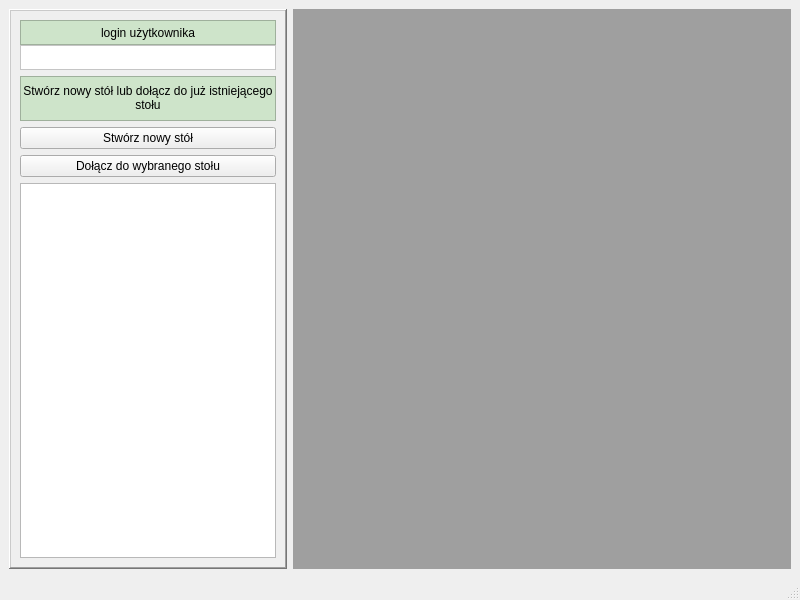
<?xml version="1.0" encoding="UTF-8"?>
<ui version="4.0">
 <class>MainWindow</class>
 <widget class="QMainWindow" name="MainWindow">
  <property name="geometry">
   <rect>
    <x>0</x>
    <y>0</y>
    <width>800</width>
    <height>600</height>
   </rect>
  </property>
  <property name="windowTitle">
   <string>MainWindow</string>
  </property>
  <widget class="QWidget" name="centralwidget">
   <layout class="QGridLayout" name="gridLayout_2">
    <item row="0" column="0">
     <widget class="QFrame" name="frame">
      <property name="sizePolicy">
       <sizepolicy hsizetype="Minimum" vsizetype="Minimum">
        <horstretch>0</horstretch>
        <verstretch>0</verstretch>
       </sizepolicy>
      </property>
      <property name="minimumSize">
       <size>
        <width>0</width>
        <height>0</height>
       </size>
      </property>
      <property name="frameShape">
       <enum>QFrame::WinPanel</enum>
      </property>
      <property name="frameShadow">
       <enum>QFrame::Raised</enum>
      </property>
      <layout class="QGridLayout" name="gridLayout">
       <item row="0" column="0">
        <layout class="QVBoxLayout" name="verticalLayout">
         <item>
          <layout class="QVBoxLayout" name="verticalLayout_2">
           <property name="spacing">
            <number>0</number>
           </property>
           <item>
            <widget class="QLabel" name="usernameInfoLabel">
             <property name="minimumSize">
              <size>
               <width>0</width>
               <height>25</height>
              </size>
             </property>
             <property name="palette">
              <palette>
               <active>
                <colorrole role="WindowText">
                 <brush brushstyle="SolidPattern">
                  <color alpha="255">
                   <red>0</red>
                   <green>0</green>
                   <blue>0</blue>
                  </color>
                 </brush>
                </colorrole>
                <colorrole role="Button">
                 <brush brushstyle="SolidPattern">
                  <color alpha="255">
                   <red>206</red>
                   <green>228</green>
                   <blue>202</blue>
                  </color>
                 </brush>
                </colorrole>
                <colorrole role="Light">
                 <brush brushstyle="SolidPattern">
                  <color alpha="255">
                   <red>255</red>
                   <green>255</green>
                   <blue>255</blue>
                  </color>
                 </brush>
                </colorrole>
                <colorrole role="Midlight">
                 <brush brushstyle="SolidPattern">
                  <color alpha="255">
                   <red>230</red>
                   <green>241</green>
                   <blue>228</blue>
                  </color>
                 </brush>
                </colorrole>
                <colorrole role="Dark">
                 <brush brushstyle="SolidPattern">
                  <color alpha="255">
                   <red>103</red>
                   <green>114</green>
                   <blue>101</blue>
                  </color>
                 </brush>
                </colorrole>
                <colorrole role="Mid">
                 <brush brushstyle="SolidPattern">
                  <color alpha="255">
                   <red>137</red>
                   <green>152</green>
                   <blue>135</blue>
                  </color>
                 </brush>
                </colorrole>
                <colorrole role="Text">
                 <brush brushstyle="SolidPattern">
                  <color alpha="255">
                   <red>0</red>
                   <green>0</green>
                   <blue>0</blue>
                  </color>
                 </brush>
                </colorrole>
                <colorrole role="BrightText">
                 <brush brushstyle="SolidPattern">
                  <color alpha="255">
                   <red>255</red>
                   <green>255</green>
                   <blue>255</blue>
                  </color>
                 </brush>
                </colorrole>
                <colorrole role="ButtonText">
                 <brush brushstyle="SolidPattern">
                  <color alpha="255">
                   <red>0</red>
                   <green>0</green>
                   <blue>0</blue>
                  </color>
                 </brush>
                </colorrole>
                <colorrole role="Base">
                 <brush brushstyle="SolidPattern">
                  <color alpha="255">
                   <red>255</red>
                   <green>255</green>
                   <blue>255</blue>
                  </color>
                 </brush>
                </colorrole>
                <colorrole role="Window">
                 <brush brushstyle="SolidPattern">
                  <color alpha="255">
                   <red>206</red>
                   <green>228</green>
                   <blue>202</blue>
                  </color>
                 </brush>
                </colorrole>
                <colorrole role="Shadow">
                 <brush brushstyle="SolidPattern">
                  <color alpha="255">
                   <red>0</red>
                   <green>0</green>
                   <blue>0</blue>
                  </color>
                 </brush>
                </colorrole>
                <colorrole role="AlternateBase">
                 <brush brushstyle="SolidPattern">
                  <color alpha="255">
                   <red>230</red>
                   <green>241</green>
                   <blue>228</blue>
                  </color>
                 </brush>
                </colorrole>
                <colorrole role="ToolTipBase">
                 <brush brushstyle="SolidPattern">
                  <color alpha="255">
                   <red>255</red>
                   <green>255</green>
                   <blue>220</blue>
                  </color>
                 </brush>
                </colorrole>
                <colorrole role="ToolTipText">
                 <brush brushstyle="SolidPattern">
                  <color alpha="255">
                   <red>0</red>
                   <green>0</green>
                   <blue>0</blue>
                  </color>
                 </brush>
                </colorrole>
               </active>
               <inactive>
                <colorrole role="WindowText">
                 <brush brushstyle="SolidPattern">
                  <color alpha="255">
                   <red>0</red>
                   <green>0</green>
                   <blue>0</blue>
                  </color>
                 </brush>
                </colorrole>
                <colorrole role="Button">
                 <brush brushstyle="SolidPattern">
                  <color alpha="255">
                   <red>206</red>
                   <green>228</green>
                   <blue>202</blue>
                  </color>
                 </brush>
                </colorrole>
                <colorrole role="Light">
                 <brush brushstyle="SolidPattern">
                  <color alpha="255">
                   <red>255</red>
                   <green>255</green>
                   <blue>255</blue>
                  </color>
                 </brush>
                </colorrole>
                <colorrole role="Midlight">
                 <brush brushstyle="SolidPattern">
                  <color alpha="255">
                   <red>230</red>
                   <green>241</green>
                   <blue>228</blue>
                  </color>
                 </brush>
                </colorrole>
                <colorrole role="Dark">
                 <brush brushstyle="SolidPattern">
                  <color alpha="255">
                   <red>103</red>
                   <green>114</green>
                   <blue>101</blue>
                  </color>
                 </brush>
                </colorrole>
                <colorrole role="Mid">
                 <brush brushstyle="SolidPattern">
                  <color alpha="255">
                   <red>137</red>
                   <green>152</green>
                   <blue>135</blue>
                  </color>
                 </brush>
                </colorrole>
                <colorrole role="Text">
                 <brush brushstyle="SolidPattern">
                  <color alpha="255">
                   <red>0</red>
                   <green>0</green>
                   <blue>0</blue>
                  </color>
                 </brush>
                </colorrole>
                <colorrole role="BrightText">
                 <brush brushstyle="SolidPattern">
                  <color alpha="255">
                   <red>255</red>
                   <green>255</green>
                   <blue>255</blue>
                  </color>
                 </brush>
                </colorrole>
                <colorrole role="ButtonText">
                 <brush brushstyle="SolidPattern">
                  <color alpha="255">
                   <red>0</red>
                   <green>0</green>
                   <blue>0</blue>
                  </color>
                 </brush>
                </colorrole>
                <colorrole role="Base">
                 <brush brushstyle="SolidPattern">
                  <color alpha="255">
                   <red>255</red>
                   <green>255</green>
                   <blue>255</blue>
                  </color>
                 </brush>
                </colorrole>
                <colorrole role="Window">
                 <brush brushstyle="SolidPattern">
                  <color alpha="255">
                   <red>206</red>
                   <green>228</green>
                   <blue>202</blue>
                  </color>
                 </brush>
                </colorrole>
                <colorrole role="Shadow">
                 <brush brushstyle="SolidPattern">
                  <color alpha="255">
                   <red>0</red>
                   <green>0</green>
                   <blue>0</blue>
                  </color>
                 </brush>
                </colorrole>
                <colorrole role="AlternateBase">
                 <brush brushstyle="SolidPattern">
                  <color alpha="255">
                   <red>230</red>
                   <green>241</green>
                   <blue>228</blue>
                  </color>
                 </brush>
                </colorrole>
                <colorrole role="ToolTipBase">
                 <brush brushstyle="SolidPattern">
                  <color alpha="255">
                   <red>255</red>
                   <green>255</green>
                   <blue>220</blue>
                  </color>
                 </brush>
                </colorrole>
                <colorrole role="ToolTipText">
                 <brush brushstyle="SolidPattern">
                  <color alpha="255">
                   <red>0</red>
                   <green>0</green>
                   <blue>0</blue>
                  </color>
                 </brush>
                </colorrole>
               </inactive>
               <disabled>
                <colorrole role="WindowText">
                 <brush brushstyle="SolidPattern">
                  <color alpha="255">
                   <red>103</red>
                   <green>114</green>
                   <blue>101</blue>
                  </color>
                 </brush>
                </colorrole>
                <colorrole role="Button">
                 <brush brushstyle="SolidPattern">
                  <color alpha="255">
                   <red>206</red>
                   <green>228</green>
                   <blue>202</blue>
                  </color>
                 </brush>
                </colorrole>
                <colorrole role="Light">
                 <brush brushstyle="SolidPattern">
                  <color alpha="255">
                   <red>255</red>
                   <green>255</green>
                   <blue>255</blue>
                  </color>
                 </brush>
                </colorrole>
                <colorrole role="Midlight">
                 <brush brushstyle="SolidPattern">
                  <color alpha="255">
                   <red>230</red>
                   <green>241</green>
                   <blue>228</blue>
                  </color>
                 </brush>
                </colorrole>
                <colorrole role="Dark">
                 <brush brushstyle="SolidPattern">
                  <color alpha="255">
                   <red>103</red>
                   <green>114</green>
                   <blue>101</blue>
                  </color>
                 </brush>
                </colorrole>
                <colorrole role="Mid">
                 <brush brushstyle="SolidPattern">
                  <color alpha="255">
                   <red>137</red>
                   <green>152</green>
                   <blue>135</blue>
                  </color>
                 </brush>
                </colorrole>
                <colorrole role="Text">
                 <brush brushstyle="SolidPattern">
                  <color alpha="255">
                   <red>103</red>
                   <green>114</green>
                   <blue>101</blue>
                  </color>
                 </brush>
                </colorrole>
                <colorrole role="BrightText">
                 <brush brushstyle="SolidPattern">
                  <color alpha="255">
                   <red>255</red>
                   <green>255</green>
                   <blue>255</blue>
                  </color>
                 </brush>
                </colorrole>
                <colorrole role="ButtonText">
                 <brush brushstyle="SolidPattern">
                  <color alpha="255">
                   <red>103</red>
                   <green>114</green>
                   <blue>101</blue>
                  </color>
                 </brush>
                </colorrole>
                <colorrole role="Base">
                 <brush brushstyle="SolidPattern">
                  <color alpha="255">
                   <red>206</red>
                   <green>228</green>
                   <blue>202</blue>
                  </color>
                 </brush>
                </colorrole>
                <colorrole role="Window">
                 <brush brushstyle="SolidPattern">
                  <color alpha="255">
                   <red>206</red>
                   <green>228</green>
                   <blue>202</blue>
                  </color>
                 </brush>
                </colorrole>
                <colorrole role="Shadow">
                 <brush brushstyle="SolidPattern">
                  <color alpha="255">
                   <red>0</red>
                   <green>0</green>
                   <blue>0</blue>
                  </color>
                 </brush>
                </colorrole>
                <colorrole role="AlternateBase">
                 <brush brushstyle="SolidPattern">
                  <color alpha="255">
                   <red>206</red>
                   <green>228</green>
                   <blue>202</blue>
                  </color>
                 </brush>
                </colorrole>
                <colorrole role="ToolTipBase">
                 <brush brushstyle="SolidPattern">
                  <color alpha="255">
                   <red>255</red>
                   <green>255</green>
                   <blue>220</blue>
                  </color>
                 </brush>
                </colorrole>
                <colorrole role="ToolTipText">
                 <brush brushstyle="SolidPattern">
                  <color alpha="255">
                   <red>0</red>
                   <green>0</green>
                   <blue>0</blue>
                  </color>
                 </brush>
                </colorrole>
               </disabled>
              </palette>
             </property>
             <property name="autoFillBackground">
              <bool>true</bool>
             </property>
             <property name="frameShape">
              <enum>QFrame::StyledPanel</enum>
             </property>
             <property name="text">
              <string>login użytkownika</string>
             </property>
             <property name="alignment">
              <set>Qt::AlignCenter</set>
             </property>
            </widget>
           </item>
           <item>
            <widget class="QLabel" name="usernameLabel">
             <property name="minimumSize">
              <size>
               <width>100</width>
               <height>25</height>
              </size>
             </property>
             <property name="palette">
              <palette>
               <active>
                <colorrole role="WindowText">
                 <brush brushstyle="SolidPattern">
                  <color alpha="255">
                   <red>0</red>
                   <green>0</green>
                   <blue>0</blue>
                  </color>
                 </brush>
                </colorrole>
                <colorrole role="Button">
                 <brush brushstyle="SolidPattern">
                  <color alpha="255">
                   <red>255</red>
                   <green>255</green>
                   <blue>255</blue>
                  </color>
                 </brush>
                </colorrole>
                <colorrole role="Light">
                 <brush brushstyle="SolidPattern">
                  <color alpha="255">
                   <red>255</red>
                   <green>255</green>
                   <blue>255</blue>
                  </color>
                 </brush>
                </colorrole>
                <colorrole role="Midlight">
                 <brush brushstyle="SolidPattern">
                  <color alpha="255">
                   <red>255</red>
                   <green>255</green>
                   <blue>255</blue>
                  </color>
                 </brush>
                </colorrole>
                <colorrole role="Dark">
                 <brush brushstyle="SolidPattern">
                  <color alpha="255">
                   <red>127</red>
                   <green>127</green>
                   <blue>127</blue>
                  </color>
                 </brush>
                </colorrole>
                <colorrole role="Mid">
                 <brush brushstyle="SolidPattern">
                  <color alpha="255">
                   <red>170</red>
                   <green>170</green>
                   <blue>170</blue>
                  </color>
                 </brush>
                </colorrole>
                <colorrole role="Text">
                 <brush brushstyle="SolidPattern">
                  <color alpha="255">
                   <red>0</red>
                   <green>0</green>
                   <blue>0</blue>
                  </color>
                 </brush>
                </colorrole>
                <colorrole role="BrightText">
                 <brush brushstyle="SolidPattern">
                  <color alpha="255">
                   <red>255</red>
                   <green>255</green>
                   <blue>255</blue>
                  </color>
                 </brush>
                </colorrole>
                <colorrole role="ButtonText">
                 <brush brushstyle="SolidPattern">
                  <color alpha="255">
                   <red>0</red>
                   <green>0</green>
                   <blue>0</blue>
                  </color>
                 </brush>
                </colorrole>
                <colorrole role="Base">
                 <brush brushstyle="SolidPattern">
                  <color alpha="255">
                   <red>255</red>
                   <green>255</green>
                   <blue>255</blue>
                  </color>
                 </brush>
                </colorrole>
                <colorrole role="Window">
                 <brush brushstyle="SolidPattern">
                  <color alpha="255">
                   <red>255</red>
                   <green>255</green>
                   <blue>255</blue>
                  </color>
                 </brush>
                </colorrole>
                <colorrole role="Shadow">
                 <brush brushstyle="SolidPattern">
                  <color alpha="255">
                   <red>0</red>
                   <green>0</green>
                   <blue>0</blue>
                  </color>
                 </brush>
                </colorrole>
                <colorrole role="AlternateBase">
                 <brush brushstyle="SolidPattern">
                  <color alpha="255">
                   <red>255</red>
                   <green>255</green>
                   <blue>255</blue>
                  </color>
                 </brush>
                </colorrole>
                <colorrole role="ToolTipBase">
                 <brush brushstyle="SolidPattern">
                  <color alpha="255">
                   <red>255</red>
                   <green>255</green>
                   <blue>220</blue>
                  </color>
                 </brush>
                </colorrole>
                <colorrole role="ToolTipText">
                 <brush brushstyle="SolidPattern">
                  <color alpha="255">
                   <red>0</red>
                   <green>0</green>
                   <blue>0</blue>
                  </color>
                 </brush>
                </colorrole>
               </active>
               <inactive>
                <colorrole role="WindowText">
                 <brush brushstyle="SolidPattern">
                  <color alpha="255">
                   <red>0</red>
                   <green>0</green>
                   <blue>0</blue>
                  </color>
                 </brush>
                </colorrole>
                <colorrole role="Button">
                 <brush brushstyle="SolidPattern">
                  <color alpha="255">
                   <red>255</red>
                   <green>255</green>
                   <blue>255</blue>
                  </color>
                 </brush>
                </colorrole>
                <colorrole role="Light">
                 <brush brushstyle="SolidPattern">
                  <color alpha="255">
                   <red>255</red>
                   <green>255</green>
                   <blue>255</blue>
                  </color>
                 </brush>
                </colorrole>
                <colorrole role="Midlight">
                 <brush brushstyle="SolidPattern">
                  <color alpha="255">
                   <red>255</red>
                   <green>255</green>
                   <blue>255</blue>
                  </color>
                 </brush>
                </colorrole>
                <colorrole role="Dark">
                 <brush brushstyle="SolidPattern">
                  <color alpha="255">
                   <red>127</red>
                   <green>127</green>
                   <blue>127</blue>
                  </color>
                 </brush>
                </colorrole>
                <colorrole role="Mid">
                 <brush brushstyle="SolidPattern">
                  <color alpha="255">
                   <red>170</red>
                   <green>170</green>
                   <blue>170</blue>
                  </color>
                 </brush>
                </colorrole>
                <colorrole role="Text">
                 <brush brushstyle="SolidPattern">
                  <color alpha="255">
                   <red>0</red>
                   <green>0</green>
                   <blue>0</blue>
                  </color>
                 </brush>
                </colorrole>
                <colorrole role="BrightText">
                 <brush brushstyle="SolidPattern">
                  <color alpha="255">
                   <red>255</red>
                   <green>255</green>
                   <blue>255</blue>
                  </color>
                 </brush>
                </colorrole>
                <colorrole role="ButtonText">
                 <brush brushstyle="SolidPattern">
                  <color alpha="255">
                   <red>0</red>
                   <green>0</green>
                   <blue>0</blue>
                  </color>
                 </brush>
                </colorrole>
                <colorrole role="Base">
                 <brush brushstyle="SolidPattern">
                  <color alpha="255">
                   <red>255</red>
                   <green>255</green>
                   <blue>255</blue>
                  </color>
                 </brush>
                </colorrole>
                <colorrole role="Window">
                 <brush brushstyle="SolidPattern">
                  <color alpha="255">
                   <red>255</red>
                   <green>255</green>
                   <blue>255</blue>
                  </color>
                 </brush>
                </colorrole>
                <colorrole role="Shadow">
                 <brush brushstyle="SolidPattern">
                  <color alpha="255">
                   <red>0</red>
                   <green>0</green>
                   <blue>0</blue>
                  </color>
                 </brush>
                </colorrole>
                <colorrole role="AlternateBase">
                 <brush brushstyle="SolidPattern">
                  <color alpha="255">
                   <red>255</red>
                   <green>255</green>
                   <blue>255</blue>
                  </color>
                 </brush>
                </colorrole>
                <colorrole role="ToolTipBase">
                 <brush brushstyle="SolidPattern">
                  <color alpha="255">
                   <red>255</red>
                   <green>255</green>
                   <blue>220</blue>
                  </color>
                 </brush>
                </colorrole>
                <colorrole role="ToolTipText">
                 <brush brushstyle="SolidPattern">
                  <color alpha="255">
                   <red>0</red>
                   <green>0</green>
                   <blue>0</blue>
                  </color>
                 </brush>
                </colorrole>
               </inactive>
               <disabled>
                <colorrole role="WindowText">
                 <brush brushstyle="SolidPattern">
                  <color alpha="255">
                   <red>127</red>
                   <green>127</green>
                   <blue>127</blue>
                  </color>
                 </brush>
                </colorrole>
                <colorrole role="Button">
                 <brush brushstyle="SolidPattern">
                  <color alpha="255">
                   <red>255</red>
                   <green>255</green>
                   <blue>255</blue>
                  </color>
                 </brush>
                </colorrole>
                <colorrole role="Light">
                 <brush brushstyle="SolidPattern">
                  <color alpha="255">
                   <red>255</red>
                   <green>255</green>
                   <blue>255</blue>
                  </color>
                 </brush>
                </colorrole>
                <colorrole role="Midlight">
                 <brush brushstyle="SolidPattern">
                  <color alpha="255">
                   <red>255</red>
                   <green>255</green>
                   <blue>255</blue>
                  </color>
                 </brush>
                </colorrole>
                <colorrole role="Dark">
                 <brush brushstyle="SolidPattern">
                  <color alpha="255">
                   <red>127</red>
                   <green>127</green>
                   <blue>127</blue>
                  </color>
                 </brush>
                </colorrole>
                <colorrole role="Mid">
                 <brush brushstyle="SolidPattern">
                  <color alpha="255">
                   <red>170</red>
                   <green>170</green>
                   <blue>170</blue>
                  </color>
                 </brush>
                </colorrole>
                <colorrole role="Text">
                 <brush brushstyle="SolidPattern">
                  <color alpha="255">
                   <red>127</red>
                   <green>127</green>
                   <blue>127</blue>
                  </color>
                 </brush>
                </colorrole>
                <colorrole role="BrightText">
                 <brush brushstyle="SolidPattern">
                  <color alpha="255">
                   <red>255</red>
                   <green>255</green>
                   <blue>255</blue>
                  </color>
                 </brush>
                </colorrole>
                <colorrole role="ButtonText">
                 <brush brushstyle="SolidPattern">
                  <color alpha="255">
                   <red>127</red>
                   <green>127</green>
                   <blue>127</blue>
                  </color>
                 </brush>
                </colorrole>
                <colorrole role="Base">
                 <brush brushstyle="SolidPattern">
                  <color alpha="255">
                   <red>255</red>
                   <green>255</green>
                   <blue>255</blue>
                  </color>
                 </brush>
                </colorrole>
                <colorrole role="Window">
                 <brush brushstyle="SolidPattern">
                  <color alpha="255">
                   <red>255</red>
                   <green>255</green>
                   <blue>255</blue>
                  </color>
                 </brush>
                </colorrole>
                <colorrole role="Shadow">
                 <brush brushstyle="SolidPattern">
                  <color alpha="255">
                   <red>0</red>
                   <green>0</green>
                   <blue>0</blue>
                  </color>
                 </brush>
                </colorrole>
                <colorrole role="AlternateBase">
                 <brush brushstyle="SolidPattern">
                  <color alpha="255">
                   <red>255</red>
                   <green>255</green>
                   <blue>255</blue>
                  </color>
                 </brush>
                </colorrole>
                <colorrole role="ToolTipBase">
                 <brush brushstyle="SolidPattern">
                  <color alpha="255">
                   <red>255</red>
                   <green>255</green>
                   <blue>220</blue>
                  </color>
                 </brush>
                </colorrole>
                <colorrole role="ToolTipText">
                 <brush brushstyle="SolidPattern">
                  <color alpha="255">
                   <red>0</red>
                   <green>0</green>
                   <blue>0</blue>
                  </color>
                 </brush>
                </colorrole>
               </disabled>
              </palette>
             </property>
             <property name="autoFillBackground">
              <bool>true</bool>
             </property>
             <property name="frameShape">
              <enum>QFrame::StyledPanel</enum>
             </property>
             <property name="text">
              <string/>
             </property>
             <property name="alignment">
              <set>Qt::AlignCenter</set>
             </property>
            </widget>
           </item>
          </layout>
         </item>
         <item>
          <widget class="QLabel" name="infoLabel">
           <property name="minimumSize">
            <size>
             <width>0</width>
             <height>45</height>
            </size>
           </property>
           <property name="palette">
            <palette>
             <active>
              <colorrole role="WindowText">
               <brush brushstyle="SolidPattern">
                <color alpha="255">
                 <red>0</red>
                 <green>0</green>
                 <blue>0</blue>
                </color>
               </brush>
              </colorrole>
              <colorrole role="Button">
               <brush brushstyle="SolidPattern">
                <color alpha="255">
                 <red>206</red>
                 <green>228</green>
                 <blue>202</blue>
                </color>
               </brush>
              </colorrole>
              <colorrole role="Light">
               <brush brushstyle="SolidPattern">
                <color alpha="255">
                 <red>255</red>
                 <green>255</green>
                 <blue>255</blue>
                </color>
               </brush>
              </colorrole>
              <colorrole role="Midlight">
               <brush brushstyle="SolidPattern">
                <color alpha="255">
                 <red>230</red>
                 <green>241</green>
                 <blue>228</blue>
                </color>
               </brush>
              </colorrole>
              <colorrole role="Dark">
               <brush brushstyle="SolidPattern">
                <color alpha="255">
                 <red>103</red>
                 <green>114</green>
                 <blue>101</blue>
                </color>
               </brush>
              </colorrole>
              <colorrole role="Mid">
               <brush brushstyle="SolidPattern">
                <color alpha="255">
                 <red>137</red>
                 <green>152</green>
                 <blue>135</blue>
                </color>
               </brush>
              </colorrole>
              <colorrole role="Text">
               <brush brushstyle="SolidPattern">
                <color alpha="255">
                 <red>0</red>
                 <green>0</green>
                 <blue>0</blue>
                </color>
               </brush>
              </colorrole>
              <colorrole role="BrightText">
               <brush brushstyle="SolidPattern">
                <color alpha="255">
                 <red>255</red>
                 <green>255</green>
                 <blue>255</blue>
                </color>
               </brush>
              </colorrole>
              <colorrole role="ButtonText">
               <brush brushstyle="SolidPattern">
                <color alpha="255">
                 <red>0</red>
                 <green>0</green>
                 <blue>0</blue>
                </color>
               </brush>
              </colorrole>
              <colorrole role="Base">
               <brush brushstyle="SolidPattern">
                <color alpha="255">
                 <red>255</red>
                 <green>255</green>
                 <blue>255</blue>
                </color>
               </brush>
              </colorrole>
              <colorrole role="Window">
               <brush brushstyle="SolidPattern">
                <color alpha="255">
                 <red>206</red>
                 <green>228</green>
                 <blue>202</blue>
                </color>
               </brush>
              </colorrole>
              <colorrole role="Shadow">
               <brush brushstyle="SolidPattern">
                <color alpha="255">
                 <red>0</red>
                 <green>0</green>
                 <blue>0</blue>
                </color>
               </brush>
              </colorrole>
              <colorrole role="AlternateBase">
               <brush brushstyle="SolidPattern">
                <color alpha="255">
                 <red>230</red>
                 <green>241</green>
                 <blue>228</blue>
                </color>
               </brush>
              </colorrole>
              <colorrole role="ToolTipBase">
               <brush brushstyle="SolidPattern">
                <color alpha="255">
                 <red>255</red>
                 <green>255</green>
                 <blue>220</blue>
                </color>
               </brush>
              </colorrole>
              <colorrole role="ToolTipText">
               <brush brushstyle="SolidPattern">
                <color alpha="255">
                 <red>0</red>
                 <green>0</green>
                 <blue>0</blue>
                </color>
               </brush>
              </colorrole>
             </active>
             <inactive>
              <colorrole role="WindowText">
               <brush brushstyle="SolidPattern">
                <color alpha="255">
                 <red>0</red>
                 <green>0</green>
                 <blue>0</blue>
                </color>
               </brush>
              </colorrole>
              <colorrole role="Button">
               <brush brushstyle="SolidPattern">
                <color alpha="255">
                 <red>206</red>
                 <green>228</green>
                 <blue>202</blue>
                </color>
               </brush>
              </colorrole>
              <colorrole role="Light">
               <brush brushstyle="SolidPattern">
                <color alpha="255">
                 <red>255</red>
                 <green>255</green>
                 <blue>255</blue>
                </color>
               </brush>
              </colorrole>
              <colorrole role="Midlight">
               <brush brushstyle="SolidPattern">
                <color alpha="255">
                 <red>230</red>
                 <green>241</green>
                 <blue>228</blue>
                </color>
               </brush>
              </colorrole>
              <colorrole role="Dark">
               <brush brushstyle="SolidPattern">
                <color alpha="255">
                 <red>103</red>
                 <green>114</green>
                 <blue>101</blue>
                </color>
               </brush>
              </colorrole>
              <colorrole role="Mid">
               <brush brushstyle="SolidPattern">
                <color alpha="255">
                 <red>137</red>
                 <green>152</green>
                 <blue>135</blue>
                </color>
               </brush>
              </colorrole>
              <colorrole role="Text">
               <brush brushstyle="SolidPattern">
                <color alpha="255">
                 <red>0</red>
                 <green>0</green>
                 <blue>0</blue>
                </color>
               </brush>
              </colorrole>
              <colorrole role="BrightText">
               <brush brushstyle="SolidPattern">
                <color alpha="255">
                 <red>255</red>
                 <green>255</green>
                 <blue>255</blue>
                </color>
               </brush>
              </colorrole>
              <colorrole role="ButtonText">
               <brush brushstyle="SolidPattern">
                <color alpha="255">
                 <red>0</red>
                 <green>0</green>
                 <blue>0</blue>
                </color>
               </brush>
              </colorrole>
              <colorrole role="Base">
               <brush brushstyle="SolidPattern">
                <color alpha="255">
                 <red>255</red>
                 <green>255</green>
                 <blue>255</blue>
                </color>
               </brush>
              </colorrole>
              <colorrole role="Window">
               <brush brushstyle="SolidPattern">
                <color alpha="255">
                 <red>206</red>
                 <green>228</green>
                 <blue>202</blue>
                </color>
               </brush>
              </colorrole>
              <colorrole role="Shadow">
               <brush brushstyle="SolidPattern">
                <color alpha="255">
                 <red>0</red>
                 <green>0</green>
                 <blue>0</blue>
                </color>
               </brush>
              </colorrole>
              <colorrole role="AlternateBase">
               <brush brushstyle="SolidPattern">
                <color alpha="255">
                 <red>230</red>
                 <green>241</green>
                 <blue>228</blue>
                </color>
               </brush>
              </colorrole>
              <colorrole role="ToolTipBase">
               <brush brushstyle="SolidPattern">
                <color alpha="255">
                 <red>255</red>
                 <green>255</green>
                 <blue>220</blue>
                </color>
               </brush>
              </colorrole>
              <colorrole role="ToolTipText">
               <brush brushstyle="SolidPattern">
                <color alpha="255">
                 <red>0</red>
                 <green>0</green>
                 <blue>0</blue>
                </color>
               </brush>
              </colorrole>
             </inactive>
             <disabled>
              <colorrole role="WindowText">
               <brush brushstyle="SolidPattern">
                <color alpha="255">
                 <red>103</red>
                 <green>114</green>
                 <blue>101</blue>
                </color>
               </brush>
              </colorrole>
              <colorrole role="Button">
               <brush brushstyle="SolidPattern">
                <color alpha="255">
                 <red>206</red>
                 <green>228</green>
                 <blue>202</blue>
                </color>
               </brush>
              </colorrole>
              <colorrole role="Light">
               <brush brushstyle="SolidPattern">
                <color alpha="255">
                 <red>255</red>
                 <green>255</green>
                 <blue>255</blue>
                </color>
               </brush>
              </colorrole>
              <colorrole role="Midlight">
               <brush brushstyle="SolidPattern">
                <color alpha="255">
                 <red>230</red>
                 <green>241</green>
                 <blue>228</blue>
                </color>
               </brush>
              </colorrole>
              <colorrole role="Dark">
               <brush brushstyle="SolidPattern">
                <color alpha="255">
                 <red>103</red>
                 <green>114</green>
                 <blue>101</blue>
                </color>
               </brush>
              </colorrole>
              <colorrole role="Mid">
               <brush brushstyle="SolidPattern">
                <color alpha="255">
                 <red>137</red>
                 <green>152</green>
                 <blue>135</blue>
                </color>
               </brush>
              </colorrole>
              <colorrole role="Text">
               <brush brushstyle="SolidPattern">
                <color alpha="255">
                 <red>103</red>
                 <green>114</green>
                 <blue>101</blue>
                </color>
               </brush>
              </colorrole>
              <colorrole role="BrightText">
               <brush brushstyle="SolidPattern">
                <color alpha="255">
                 <red>255</red>
                 <green>255</green>
                 <blue>255</blue>
                </color>
               </brush>
              </colorrole>
              <colorrole role="ButtonText">
               <brush brushstyle="SolidPattern">
                <color alpha="255">
                 <red>103</red>
                 <green>114</green>
                 <blue>101</blue>
                </color>
               </brush>
              </colorrole>
              <colorrole role="Base">
               <brush brushstyle="SolidPattern">
                <color alpha="255">
                 <red>206</red>
                 <green>228</green>
                 <blue>202</blue>
                </color>
               </brush>
              </colorrole>
              <colorrole role="Window">
               <brush brushstyle="SolidPattern">
                <color alpha="255">
                 <red>206</red>
                 <green>228</green>
                 <blue>202</blue>
                </color>
               </brush>
              </colorrole>
              <colorrole role="Shadow">
               <brush brushstyle="SolidPattern">
                <color alpha="255">
                 <red>0</red>
                 <green>0</green>
                 <blue>0</blue>
                </color>
               </brush>
              </colorrole>
              <colorrole role="AlternateBase">
               <brush brushstyle="SolidPattern">
                <color alpha="255">
                 <red>206</red>
                 <green>228</green>
                 <blue>202</blue>
                </color>
               </brush>
              </colorrole>
              <colorrole role="ToolTipBase">
               <brush brushstyle="SolidPattern">
                <color alpha="255">
                 <red>255</red>
                 <green>255</green>
                 <blue>220</blue>
                </color>
               </brush>
              </colorrole>
              <colorrole role="ToolTipText">
               <brush brushstyle="SolidPattern">
                <color alpha="255">
                 <red>0</red>
                 <green>0</green>
                 <blue>0</blue>
                </color>
               </brush>
              </colorrole>
             </disabled>
            </palette>
           </property>
           <property name="autoFillBackground">
            <bool>true</bool>
           </property>
           <property name="frameShape">
            <enum>QFrame::StyledPanel</enum>
           </property>
           <property name="frameShadow">
            <enum>QFrame::Raised</enum>
           </property>
           <property name="text">
            <string>&lt;html&gt;&lt;head/&gt;&lt;body&gt;&lt;p&gt;Stwórz nowy stół lub dołącz do już istniejącego stołu&lt;/p&gt;&lt;/body&gt;&lt;/html&gt;</string>
           </property>
           <property name="alignment">
            <set>Qt::AlignCenter</set>
           </property>
           <property name="wordWrap">
            <bool>true</bool>
           </property>
          </widget>
         </item>
         <item>
          <widget class="QPushButton" name="createTablePushButton">
           <property name="text">
            <string>Stwórz nowy stół</string>
           </property>
          </widget>
         </item>
         <item>
          <widget class="QPushButton" name="joinChessTablePushButton">
           <property name="minimumSize">
            <size>
             <width>100</width>
             <height>0</height>
            </size>
           </property>
           <property name="text">
            <string>Dołącz do wybranego stołu</string>
           </property>
          </widget>
         </item>
         <item>
          <widget class="QListWidget" name="chessTablesListWidget">
           <property name="sizePolicy">
            <sizepolicy hsizetype="Minimum" vsizetype="Expanding">
             <horstretch>0</horstretch>
             <verstretch>0</verstretch>
            </sizepolicy>
           </property>
          </widget>
         </item>
        </layout>
       </item>
      </layout>
     </widget>
    </item>
    <item row="0" column="1">
     <widget class="QMdiArea" name="mdiArea"/>
    </item>
   </layout>
  </widget>
  <widget class="QMenuBar" name="menubar">
   <property name="geometry">
    <rect>
     <x>0</x>
     <y>0</y>
     <width>800</width>
     <height>22</height>
    </rect>
   </property>
  </widget>
  <widget class="QStatusBar" name="statusbar"/>
 </widget>
 <resources/>
 <connections/>
</ui>
